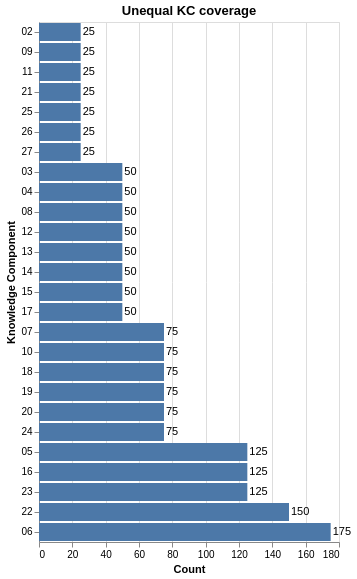

Notebook source saved alongside this figure:
### Code cell
plot = alt.Chart(kc_coverage).encode(
    x=alt.X('student_id', title='Count'),
    y=alt.Y('kc_id:N', sort='x', title='Knowledge Component'),
    text='student_id'
).properties(
    title='Unequal KC coverage'
)
plot.mark_bar() + plot.mark_text(align='left', dx=2)

### Figure 1 — Vega-Lite specification as saved in the notebook (floating-point values rounded to 4 significant figures)
{"config": {"view": {"continuousWidth": 300, "continuousHeight": 300}}, "layer": [{"mark": {"type": "bar"}, "encoding": {"text": {"field": "student_id", "type": "quantitative"}, "x": {"field": "student_id", "title": "Count", "type": "quantitative"}, "y": {"field": "kc_id", "sort": "x", "title": "Knowledge Component", "type": "nominal"}}, "title": "Unequal KC coverage"}, {"mark": {"type": "text", "align": "left", "dx": 2}, "encoding": {"text": {"field": "student_id", "type": "quantitative"}, "x": {"field": "student_id", "title": "Count", "type": "quantitative"}, "y": {"field": "kc_id", "sort": "x", "title": "Knowledge Component", "type": "nominal"}}, "title": "Unequal KC coverage"}], "data": {"name": "data-ed784ceb92ebf9fedf92836291547739"}, "$schema": "https://vega.github.io/schema/vega-lite/v6.4.1.json", "datasets": {"data-ed784ceb92ebf9fedf92836291547739": [{"kc_id": "02", "student_id": 25}, {"kc_id": "03", "student_id": 50}, {"kc_id": "04", "student_id": 50}, {"kc_id": "05", "student_id": 125}, {"kc_id": "06", "student_id": 175}, {"kc_id": "07", "student_id": 75}, {"kc_id": "08", "student_id": 50}, {"kc_id": "09", "student_id": 25}, {"kc_id": "10", "student_id": 75}, {"kc_id": "11", "student_id": 25}, {"kc_id": "12", "student_id": 50}, {"kc_id": "13", "student_id": 50}, {"kc_id": "14", "student_id": 50}, {"kc_id": "15", "student_id": 50}, {"kc_id": "16", "student_id": 125}, {"kc_id": "17", "student_id": 50}, {"kc_id": "18", "student_id": 75}, {"kc_id": "19", "student_id": 75}, {"kc_id": "20", "student_id": 75}, {"kc_id": "21", "student_id": 25}, {"kc_id": "22", "student_id": 150}, {"kc_id": "23", "student_id": 125}, {"kc_id": "24", "student_id": 75}, {"kc_id": "25", "student_id": 25}, {"kc_id": "26", "student_id": 25}, {"kc_id": "27", "student_id": 25}]}}
